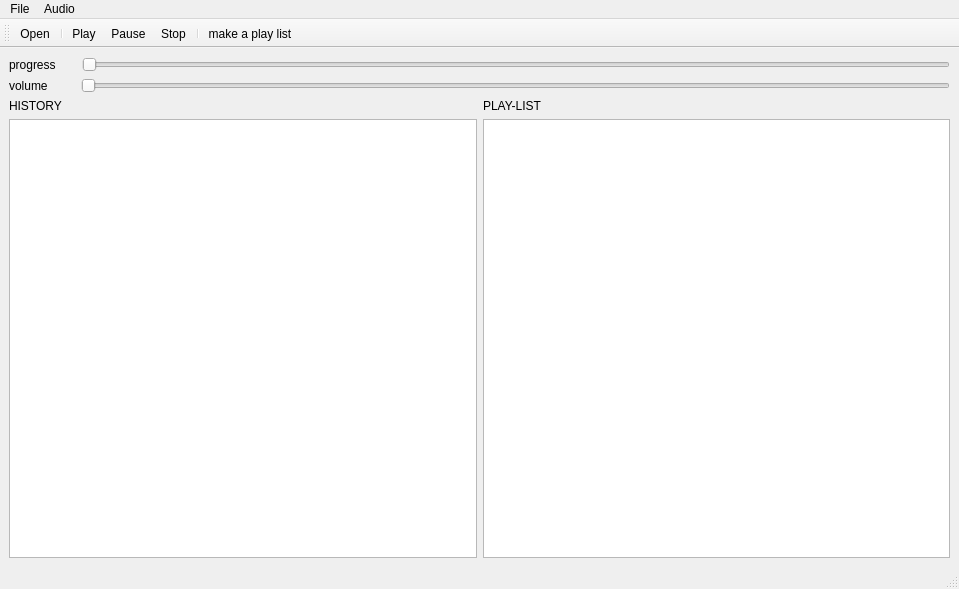
<?xml version="1.0" encoding="UTF-8"?>
<ui version="4.0">
 <class>MainWindow</class>
 <widget class="QMainWindow" name="MainWindow">
  <property name="geometry">
   <rect>
    <x>0</x>
    <y>0</y>
    <width>959</width>
    <height>589</height>
   </rect>
  </property>
  <property name="font">
   <font>
    <family>MS Shell Dlg 2</family>
   </font>
  </property>
  <property name="windowTitle">
   <string>MainWindow</string>
  </property>
  <widget class="QWidget" name="centralwidget">
   <layout class="QVBoxLayout" name="verticalLayout_2">
    <item>
     <layout class="QVBoxLayout" name="verticalLayout">
      <item>
       <layout class="QHBoxLayout" name="horizontalLayout_2">
        <item>
         <widget class="QLabel" name="label">
          <property name="text">
           <string>progress      </string>
          </property>
         </widget>
        </item>
        <item>
         <widget class="QSlider" name="horizontalSlider">
          <property name="orientation">
           <enum>Qt::Horizontal</enum>
          </property>
         </widget>
        </item>
       </layout>
      </item>
      <item>
       <layout class="QHBoxLayout" name="horizontalLayout">
        <item>
         <widget class="QLabel" name="label_2">
          <property name="text">
           <string>volume        </string>
          </property>
         </widget>
        </item>
        <item>
         <widget class="QSlider" name="horizontalSlider_2">
          <property name="orientation">
           <enum>Qt::Horizontal</enum>
          </property>
         </widget>
        </item>
       </layout>
      </item>
     </layout>
    </item>
    <item>
     <layout class="QHBoxLayout" name="horizontalLayout_4">
      <item>
       <widget class="QLabel" name="label_3">
        <property name="text">
         <string>HISTORY</string>
        </property>
       </widget>
      </item>
      <item>
       <widget class="QLabel" name="label_4">
        <property name="text">
         <string>PLAY-LIST</string>
        </property>
       </widget>
      </item>
     </layout>
    </item>
    <item>
     <layout class="QHBoxLayout" name="horizontalLayout_3">
      <item>
       <widget class="QListWidget" name="listWidget"/>
      </item>
      <item>
       <widget class="QListWidget" name="listWidget_2"/>
      </item>
     </layout>
    </item>
   </layout>
  </widget>
  <widget class="QMenuBar" name="menubar">
   <property name="geometry">
    <rect>
     <x>0</x>
     <y>0</y>
     <width>959</width>
     <height>21</height>
    </rect>
   </property>
   <widget class="QMenu" name="menuAudio">
    <property name="title">
     <string>Audio</string>
    </property>
    <addaction name="actionPlay"/>
    <addaction name="actionPause"/>
    <addaction name="actionStop"/>
   </widget>
   <widget class="QMenu" name="menuFile">
    <property name="title">
     <string>File</string>
    </property>
    <addaction name="actionOpen"/>
    <addaction name="separator"/>
    <addaction name="actionmake_a_play_list"/>
   </widget>
   <addaction name="menuFile"/>
   <addaction name="menuAudio"/>
  </widget>
  <widget class="QStatusBar" name="statusbar"/>
  <widget class="QToolBar" name="toolBar">
   <property name="windowTitle">
    <string>toolBar</string>
   </property>
   <attribute name="toolBarArea">
    <enum>TopToolBarArea</enum>
   </attribute>
   <attribute name="toolBarBreak">
    <bool>false</bool>
   </attribute>
   <addaction name="actionOpen"/>
   <addaction name="separator"/>
   <addaction name="actionPlay"/>
   <addaction name="actionPause"/>
   <addaction name="actionStop"/>
   <addaction name="separator"/>
   <addaction name="actionmake_a_play_list"/>
  </widget>
  <action name="actionPlay">
   <property name="icon">
    <iconset resource="resorce.qrc">
     <normaloff>:/rec/img/play.png</normaloff>:/rec/img/play.png</iconset>
   </property>
   <property name="text">
    <string>Play</string>
   </property>
  </action>
  <action name="actionPause">
   <property name="icon">
    <iconset resource="resorce.qrc">
     <normaloff>:/rec/img/pause.jpg</normaloff>:/rec/img/pause.jpg</iconset>
   </property>
   <property name="text">
    <string>Pause</string>
   </property>
  </action>
  <action name="actionStop">
   <property name="icon">
    <iconset resource="resorce.qrc">
     <normaloff>:/rec/img/stop.jpg</normaloff>:/rec/img/stop.jpg</iconset>
   </property>
   <property name="text">
    <string>Stop</string>
   </property>
  </action>
  <action name="actionOpen">
   <property name="icon">
    <iconset resource="resorce.qrc">
     <normaloff>:/rec/img/open.png</normaloff>:/rec/img/open.png</iconset>
   </property>
   <property name="text">
    <string>Open</string>
   </property>
  </action>
  <action name="actionmake_a_play_list">
   <property name="text">
    <string>make a play list</string>
   </property>
  </action>
 </widget>
 <resources>
  <include location="resorce.qrc"/>
 </resources>
 <connections/>
</ui>
